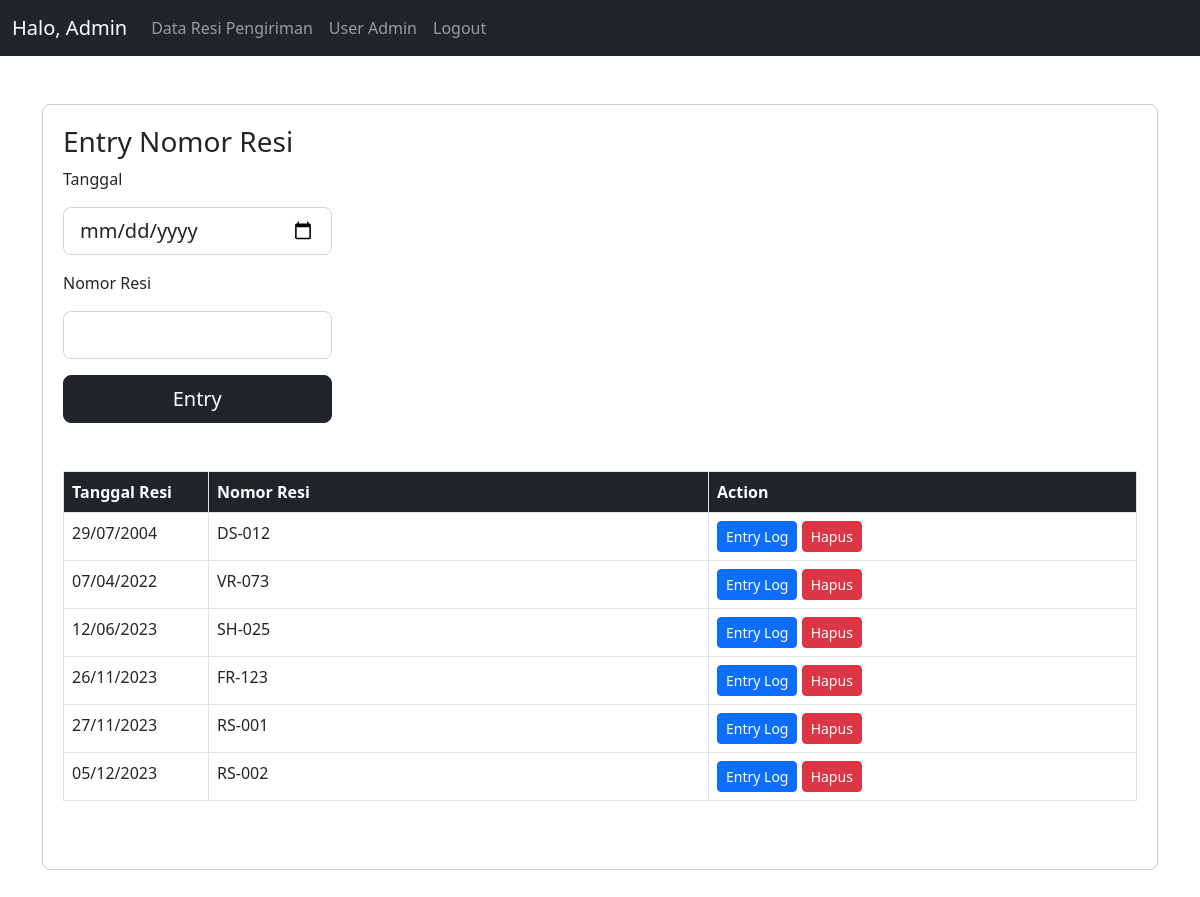
Screenshot of /admin.php (signed in) with the database file from the repository.
### tables this page shows
CREATE TABLE `transaksi_resi_pengiriman` (
  `id` int(11) NOT NULL,
  `nomor_resi` varchar(50) NOT NULL,
  `tanggal_resi` date NOT NULL
);

### admin.php (the view, shortened to what this page needs)
<?php
include 'connect.php';
?>
<!DOCTYPE html>
<html lang="en">
    <head>
        <link href="https://cdn.jsdelivr.net/npm/bootstrap@5.2.3/dist/css/bootstrap.min.css" rel="stylesheet">
    </head>
    <body>
        <nav class="navbar navbar-expand-lg navbar-dark bg-dark">
            <div class="container-fluid">
                <a class="navbar-brand" href="#">Halo, Admin</a>
                <div class="collapse navbar-collapse" id="navbarSupportedContent">
                    <ul class="navbar-nav me-auto mb-2 mb-lg-0">
                        <li class="nav-item">
                            <a class="nav-link" href="admin.php">Data Resi Pengiriman</a>
                        </li>
                        <li class="nav-item">
                            <a class="nav-link" href="user.php">User Admin</a>
                        </li>
                        <li class="nav-item">
                            <a class="nav-link" href="logout.php">Logout</a>
                        </li>
                    </ul>
                </div>
            </div>
        </nav>
        <div class="container">
            <div class="content-web my-5">
                <div class="col-md-3">
                    <form method="post">
                        <h3>Entry Nomor Resi</h3>
                        <p>Tanggal</p>
                        <input type="date" name="tanggal" class="form-control form-control-lg"><p></p>
                        <p>Nomor Resi</p>
                        <input type="text" name="nomor_resi" class="form-control form-control-lg"><p></p>
                        <div class="d-grid gap-2">
                            <button name="tambah" class="btn btn-dark btn-lg">Entry</button>
                        </div>
                    </form>
                </div>
                <table class="table my-5 table-bordered">
                    <thead class="bg-dark text-white">
                        <tr>
                            <th scope="col" width="145">Tanggal Resi</th>
                            <th scope="col" width="500">Nomor Resi</th>
                            <th scope="col">Action</th>
                        </tr>
                    </thead>
                    <tbody>
                        <?php
                        $check_data = "SELECT * FROM `transaksi_resi_pengiriman` ORDER BY tanggal_resi ASC";
                        $check_data = $connect->prepare($check_data);
                        $check_data->execute();
                        if ($check_data->rowCount() > 0):
                            while ($data = $check_data->fetch(PDO::FETCH_ASSOC)): ?>
                                <tr>
                                    <td><?=date('d/m/Y', strtotime($data['tanggal_resi']))?></td>
                                    <td><?=$data['nomor_resi']?></td>
                                    <td>
                                        <a href="entry_log.php?id=<?=$data['id']?>" class="btn btn-primary btn-sm">Entry Log</a>
                                        <a href="hapus.php?id=<?=$data['id']?>" class="btn btn-danger btn-sm">Hapus</a>
                                    </td>
                                </tr>
                            <?php endwhile ?>
                        <?php endif ?>
                    </tbody>
                </table>
            </div>
        </div>
    </body>
</html>

### admin.php (style rules this page uses)
.content-web { padding: 20px; border: 1px solid #ccc; border-radius: 8px; }

### rows the page displays
transaksi_resi_pengiriman: tanggal_resi "29/07/2004", nomor_resi "DS-012"
transaksi_resi_pengiriman: tanggal_resi "07/04/2022", nomor_resi "VR-073"
transaksi_resi_pengiriman: tanggal_resi "12/06/2023", nomor_resi "SH-025"
transaksi_resi_pengiriman: tanggal_resi "26/11/2023", nomor_resi "FR-123"
transaksi_resi_pengiriman: tanggal_resi "27/11/2023", nomor_resi "RS-001"
transaksi_resi_pengiriman: tanggal_resi "05/12/2023", nomor_resi "RS-002"
